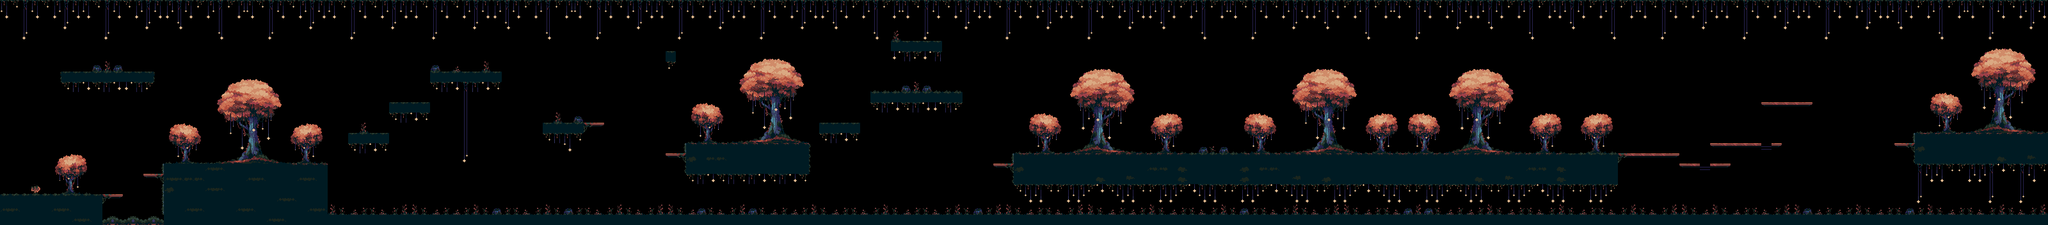

This game map was drawn from its Tiled (.tmx) file and the tilesets committed beside it. A one-line description and the trimmed map source follow:
An orthogonal 200x22 tile map with 16x16 px tiles, 3 tile layers (Background, primaryForeground, secondaryForeground), 3 tilesets and 37 objects (Player, WhiteFly.p).

<map version="1.8" tiledversion="1.8.5" orientation="orthogonal" renderorder="right-down" width="200" height="22" tilewidth="16" tileheight="16" infinite="0" nextlayerid="8" nextobjectid="83">
 <tileset firstgid="1" name="nighttiles" tilewidth="16" tileheight="16" spacing="2" margin="2" tilecount="98" columns="14">
  <image source="TileSets/Night/nighttiles.png" width="256" height="128" />
 </tileset>
 <tileset firstgid="99" name="tree3" tilewidth="16" tileheight="16" tilecount="16" columns="4">
  <image source="TileSets/Night/tree3.png" width="64" height="64" />
 </tileset>
 <tileset firstgid="115" name="tree4" tilewidth="16" tileheight="16" tilecount="72" columns="8">
  <image source="TileSets/Night/tree4.png" width="128" height="144" />
 </tileset>
 <layer id="1" name="Background" width="200" height="22">
  <data>[4400 cells, 1 non-empty, 1 distinct tile ids]</data>
 </layer>
 <layer id="2" name="primaryForeground" width="200" height="22">
  <data>[4400 cells, 2081 non-empty, 113 distinct tile ids]</data>
 </layer>
 <layer id="3" name="secondaryForeground" width="200" height="22">
  <data>[4400 cells, 0 non-empty, 0 distinct tile ids]</data>
 </layer>
 <objectgroup id="4" name="Hitboxes">
  <object id="2" x="0.5" y="0" width="3.5" height="304" />
  <object id="6" x="-0.5" y="304" width="160.5" height="8.5" />
  <object id="8" x="144" y="303" width="15.5" height="48.5" />
  <object id="10" x="255.5" y="255.5" width="7.5" height="99.5" />
  <object id="12" x="255.5" y="256" width="256.5" height="10" />
  <object id="18" x="503" y="256" width="8" height="96.5" />
  <object id="20" x="544" y="207.5" width="64" height="16.5" />
  <object id="22" x="608" y="159.5" width="64" height="16" />
  <object id="26" x="672.5" y="111" width="110.5" height="17.5" />
  <object id="28" x="848.5" y="192" width="64" height="16.5" />
  <object id="29" x="1041" y="80" width="15.5" height="15.5" />
  <object id="30" x="1073" y="224" width="191" height="46" />
  <object id="31" x="1392" y="63" width="79.5" height="16" />
  <object id="32" x="1361" y="143.5" width="141.5" height="16" />
  <object id="34" x="1584" y="240" width="945.333" height="46.6667" />
  <object id="35" x="2993.33" y="206.667" width="208" height="49.3333" />
  <object id="41" x="95.3333" y="111.333" width="144.667" height="16.6667" />
  <object id="43" x="224" y="272.667">
   <polygon points="0,0 0,3.33333 3.33333,4.33333 11.3333,5.33333 30,5.33333 30.3333,-1" />
  </object>
  <object id="44" x="912.333" y="192.667">
   <polygon points="0,0 31.3333,-0.333333 28.6667,3 26.6667,5 1,4.33333" />
  </object>
  <object id="45" x="1040" y="240.333">
   <polygon points="0,0 32,-0.333333 32.3333,4.66667 4.66667,4.33333" />
  </object>
  <object id="46" x="1552.33" y="255.667">
   <polygon points="0,0 1.33333,4 3.66667,5.33333 31,6 31.3333,-0.666667" />
  </object>
  <object id="47" x="2528.67" y="240">
   <polygon points="0,0 95.3333,-0.333333 95,3.66667 91.3333,4 91.3333,5.33333 1.33333,5.33333" />
  </object>
  <object id="48" x="2623.33" y="256.333">
   <polygon points="0,0 32.3333,0 32.6667,3 3.66667,3.66667" />
  </object>
  <object id="49" x="2671.67" y="256">
   <polygon points="0,0 0,3.66667 30,3.66667 32.6667,0" />
  </object>
  <object id="50" x="2672" y="224">
   <polygon points="0,0 0.666667,3.66667 3,3.66667 79.6667,3 79.6667,-1" />
  </object>
  <object id="51" x="2768" y="223.667">
   <polygon points="0,0 0,3.66667 13.3333,4.33333 16,0.333333" />
  </object>
  <object id="52" x="2751.67" y="160">
   <polygon points="0,0 0.333333,2.33333 1.66667,3.66667 77.3333,3.66667 81,0" />
  </object>
  <object id="53" x="2992.67" y="224">
   <polygon points="0,0 -32.3333,-0.666667 -33,2.66667 -30.6667,3.66667 0.666667,4" />
  </object>
  <object id="55" x="2719.5" y="336" width="481" height="15" />
  <object id="56" x="1520" y="336" width="466" height="14.5" />
  <object id="57" x="1986.5" y="336" width="440" height="16" />
  <object id="58" x="2427" y="336" width="293.5" height="17" />
  <object id="73" x="161" y="304.25">
   <polygon points="0,0 31,-0.25 30.5,3 28.25,3.75 0,3.75" />
  </object>
  <object id="74" x="1280" y="191.5" width="64.5" height="17" />
  <object id="79" x="320" y="224" width="16" height="16" />
 </objectgroup>
 <objectgroup id="5" name="Entities">
  <object id="75" name="Player" x="16" y="272" width="16" height="16" />
 </objectgroup>
 <objectgroup id="7" name="Particle">
  <object id="82" name="WhiteFly.p" x="368" y="144" width="16" height="16" />
 </objectgroup>
 <objectgroup id="6" name="Collectibles" />
</map>
